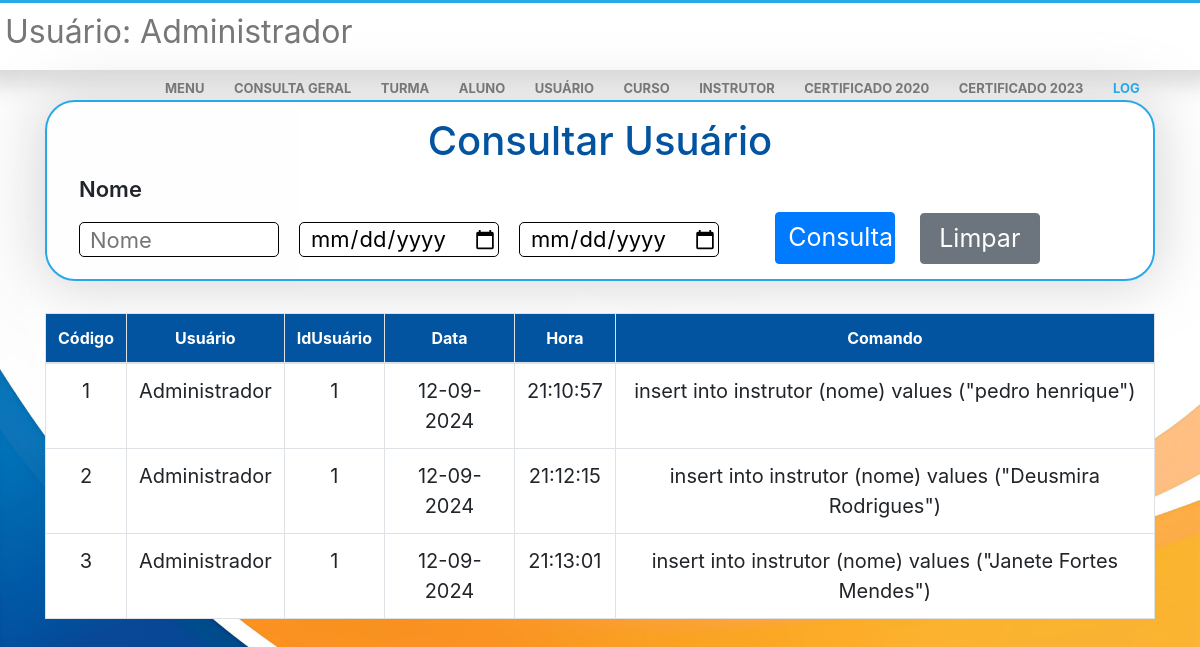
Screenshot of /menu/logselect.php (signed in) with the database file from the repository.
### tables this page shows
CREATE TABLE `log` (
  `id` int(11) NOT NULL,
  `idusuario` int(11) NOT NULL,
  `data` date NOT NULL,
  `hora` time NOT NULL,
  `comando` varchar(2000) NOT NULL
);

CREATE TABLE `usuario` (
  `id` int(11) NOT NULL,
  `nome` varchar(50) NOT NULL,
  `email` varchar(100) NOT NULL,
  `senha` varchar(20) NOT NULL,
  `master` char(1) NOT NULL
);

### menu/logselect.php (the view, shortened to what this page needs)
<?php
include('../connect.php');
$sql = 'select l.id, u.nome, l.idusuario, l.data, l.hora, l.comando from log l inner join usuario u on u.id = l.idusuario';
$pesqnome = '';
?>
<!DOCTYPE html>
<html lang="pt-br">
<head>
    <link rel="stylesheet" href="https://stackpath.bootstrapcdn.com/bootstrap/4.1.3/css/bootstrap.min.css">
    <link rel="stylesheet" href="dnv.css">
</head>
<body style="background-image: url(../img/fundo.jpg); background-image: fixed; background-size: cover;">
    <div class="nav">
        <div class="row" id="rowtop">
            <div id="usushow">
                <h2>Usuário:
                    <span>
                        <?php echo $_SESSION['nome']; ?>
                    </span>
                </h2>
            </div>
            <div class="mnu">
                <a id="atop" href="../menu.php" style="text-decoration: none;">MENU</a>
                <a id="atop" href="conselect.php" style="text-decoration: none;">CONSULTA GERAL</a>
                <a id="atop" href="turselect.php" style="text-decoration: none;">TURMA</a>
                <a id="atop" href="aluselect.php" style="text-decoration: none;">ALUNO</a>
                <a id="atop" href="ususelect.php" style="text-decoration: none;">USUÁRIO</a>
                <a id="atop" href="curselect.php" style="text-decoration: none;">CURSO</a>
                <a id="atop" href="insselect.php" style="text-decoration: none;">INSTRUTOR</a>
                <a id="atop" href="pesq2020.php" style="text-decoration: none;">CERTIFICADO 2020</a>
                <a id="atop" href="pesq2023.php" style="text-decoration: none;">CERTIFICADO 2023</a>
                <a id="atop" href="logselect.php" style="text-decoration: none;color: #28a7e9;">LOG</a>
            </div>
        </div>
    </div>
    <center>
        <div class="container">
            <form method="POST">
                <div class="jumbotron">
                    <h1 style="color: rgb(2, 84, 160); ">Consultar Usuário</h1>
                    <div class="row">
                        <div class="col">
                            <p class="pselect">Nome</p>
                            <input type="text" id="inpselect" name="pesqnome" placeholder="Nome" value="<?php echo $pesqnome ?>" style="width:200px;margin-right: 20px;">
                            <input type="date" id="inpselect" name="datai" placeholder="inicial" value="<?php echo $datai ?>" style="width:200px;margin-right: 20px;">
                            <input type="date" id="inpselect" name="dataf" placeholder="final" value="<?php echo $dataf ?>" style="width:200px;">
                            <button type="submit" name="submit" class="btn btn btn-primary" style="width: 120px;font-size: 25px; color: white;margin-right: 10px;">Consulta</button>
                            <a href="logselect.php" style="text-decoration: none;">
                                <button type="button" class="btn btn-secondary" style="width: 120px;font-size: 25px; color: white; margin-left: 10px;">Limpar</button>
                            </a>
                        </div>
                    </div>
                </div>
                <table class="table table-bordered" style="background-color: white; text-align: center;">
                    <thead style="background-color: rgb(2, 84, 160);">
                        <tr>
                            <th scope="col" style="color: white;">Código</th>
                            <th scope="col" style="color: white;">Usuário</th>
                            <th scope="col" style="color: white;">IdUsuário</th>
                            <th scope="col" style="color: white;">Data</th>
                            <th scope="col" style="color: white;">Hora</th>
                            <th scope="col" style="color: white;">Comando</th>
                        </tr>
                    </thead>
                    <tbody>
                        <?php
                        $result = mysqli_query($con, $sql);
                        if ($result) {
                            while ($row = mysqli_fetch_assoc($result)) {
                                echo "<tr>
                                    <td style='font-size: 20px;'>" . $row['id'] . "</td>
                                    <td style='font-size: 20px;'>" . $row['nome'] . "</td>
                                    <td style='font-size: 20px;'>" . $row['idusuario'] . "</td>
                                    <td style='font-size: 20px; width: 130px'>" . $data = substr($row['data'], 8, 2) .
                                    substr($row['data'], 4, 4) .
                                    substr($row['data'], 0, 4) . "</td>
                                    <td style='font-size: 20px;'>" . $row['hora'] . "</td>
                                    <td style='font-size: 20px;'>" . $row['comando'] . "</td>
                                    </tr>";
                            }
                        }
                        ?>
                    </tbody>
                </table>
            </form>
        </div>
    </center>
</body>
</html>

### menu/dnv.css (style rules this page uses)
.pselect { text-align: left; font-weight: 600; font-size: 22px; }
body { background-repeat: no-repeat; background-size: cover; }
#inpselect { float: left; width: 500px; height: 35px; padding-left: 10px; border-radius: 5px; border: solid 1px; transition: 0.3s ease-in-out; font-size: 22px; }
.jumbotron { box-shadow: 0px 0px 55px 7px #cfcfcfc9; border: solid 2px #28a7e9; border-radius: 30px; background-color: rgba(255, 255, 255, 0.700); margin-top: 30px; padding-top: 15px; padding-bottom: 15px; }
button { background-color: blue; }
#usushow { color: #777777; margin-left: 20px; }
h2 { font-weight: 400; }
.nav { background-color: #fff; box-shadow: 0px 0px 20px 15px #95959557; border-top: #28a7e9 3px solid; height: 70px; padding: 10px; line-height: 40px; }
.mnu { margin-left: 500px; }
a { color: #777777; margin-right: 25px; font-weight: 700; font-size: 13px; }
@media only screen and (max-width: 1660px) { .mnu { margin-left: 50px; } }
@media only screen and (max-width: 1360px) { .mnu { margin-left: 200px; } }
@media only screen and (max-width: 1360px) { #usushow { margin-left: 100px; } }
@media only screen and (max-width: 1222px) { .mnu { margin-left: 170px; } }
@media only screen and (max-width: 1222px) { #usushow { margin-left: 10px; } }
button { margin-top: -10px; }

### rows the page displays
log: id "1", idusuario.nome "Administrador", idusuario "1", data "12", data "-09-", data "2024", hora "21:10:57", comando "insert into instrutor (nome) values (\"pedro henrique\")"
log: id "2", idusuario.nome "Administrador", idusuario "1", data "12", data "-09-", data "2024", hora "21:12:15", comando "insert into instrutor (nome) values (\"Deusmira Rodrigues\")"
log: id "3", idusuario.nome "Administrador", idusuario "1", data "12", data "-09-", data "2024", hora "21:13:01", comando "insert into instrutor (nome) values (\"Janete Fortes Mendes\")"

### other values shown
$_SESSION['nome'] "Administrador"
